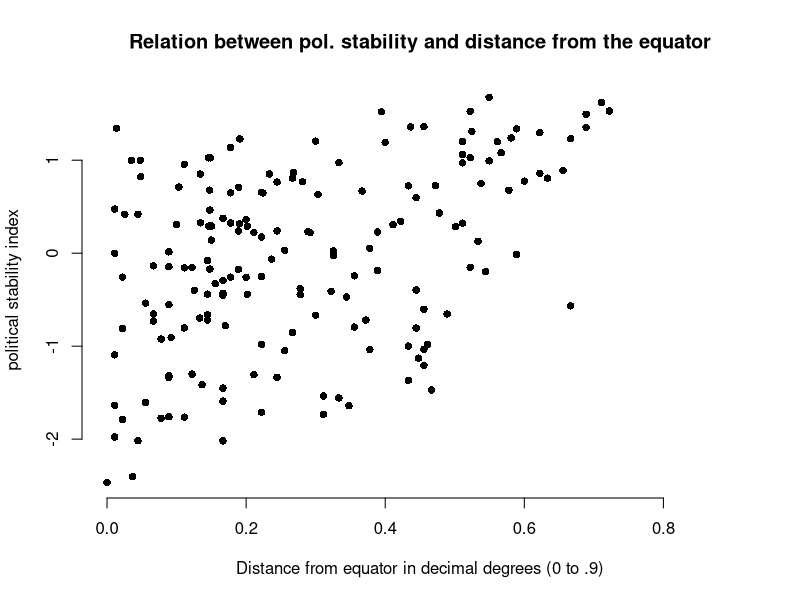

This figure's R source:
## ---- chunk 1
# load data
world.data <- read.csv("QoG2012.csv")

# turn variable into a factor
world.data$former_col <- factor(world.data$former_col, labels = c("not colonised", "was colonised"), levels = c(0,1))
## ---- chunk 2
table(world.data$former_col)
## ---- chunk 3
# mean of political stability in countries that were not colonised
mean(world.data$wbgi_pse[world.data$former_col=="not colonised"])
# mean of political stability in countries that were colonised
mean(world.data$wbgi_pse[world.data$former_col=="was colonised"])
## ---- chunk 4
fd <- mean(world.data$wbgi_pse[world.data$former_col=="not colonised"]) - mean(world.data$wbgi_pse[world.data$former_col=="was colonised"])
fd
## ---- chunk 5
# the range
range(world.data$wbgi_pse)

# the distance from the minimum to the maximum value
diff(range(world.data$wbgi_pse))

# the difference in means as percentage change over the range of the variable
fd / diff(range(world.data$wbgi_pse))
## ---- chunk 6
# t test for difference in means
t.test(world.data$wbgi_pse[world.data$former_col == "not colonised"],
       world.data$wbgi_pse[world.data$former_col == "was colonised"], 
       mu = 0, alt = "two.sided")
## ---- chunk 7
summary(world.data$undp_hdi)
## ---- chunk 8
t.test(world.data$undp_hdi, mu = 0.85, alt = "two.sided")
## ---- chunk 9
# copy of world data
world.data.full <- world.data

# drop missings on undp_hdi
world.data <- world.data[ !is.na(world.data$undp_hdi),  ]
## ---- chunk 10
n <- length(world.data$undp_hdi)
n
## ---- chunk 11
# sample standard deviation of undp_hdi
sd_hdi <- sd(world.data$undp_hdi)
## ---- chunk 12
# standard error of the mean of undp_hdi
se.y_bar <- sd_hdi / sqrt(n)
## ---- chunk 13
hdi_mean <- mean(world.data$undp_hdi)
t.statistic <- ( hdi_mean - 0.85 ) / se.y_bar 
t.statistic
## ---- chunk 14
cum.prob.at.least.t <- pt(t.statistic, df = (n-1) )
cum.prob.at.least.t
## ---- chunk 15
cum.prob.at.least.t * 2
## ---- chunk 16
# lower bound
lb <- hdi_mean - 1.96 * se.y_bar
# upper bound
ub <- hdi_mean + 1.96 * se.y_bar
# results
lb
ub
# best guess of the population mean
hdi_mean
## ---- chunk 17
t.critical <- qt(0.975, df = 174) 
t.critical
## ---- chunk 18
# lower bound
lb2 <- hdi_mean - t.critical * se.y_bar
# upper bound
ub2 <- hdi_mean + t.critical * se.y_bar
# results
lb2
ub2
## ---- chunk 19
plot( 
  y = world.data$wbgi_pse,
  x = world.data$lp_lat_abst,
  pch = 16,
  bty = "n",
  xlim = c(0, 0.9),
  main = "Relation between pol. stability and distance from the equator",
  xlab = "Distance from equator in decimal degrees (0 to .9)",
  ylab = "political stability index"
  )
## ---- chunk 20
cor(world.data$wbgi_pse, world.data$lp_lat_abst, use = "complete.obs")
## ---- chunk 21
# use full dataset 
world.data <- world.data.full

table(world.data$former_col) # check the labels of the former colonies variable 

# mean political stability of not colonised group
mean.not.col <- mean(world.data$wbgi_pse[world.data$former_col=="not colonised"])
mean.not.col

# mean political stability of colonised group
mean.was.col <- mean(world.data$wbgi_pse[world.data$former_col=="was colonised"])
mean.was.col

# difference in means
fd <- mean.not.col - mean.was.col
fd
## ---- chunk 22
# variance of political stability in the two groups
var_not_col <- var(world.data$wbgi_pse[world.data$former_col=="not colonised"])
var_was_col <- var(world.data$wbgi_pse[world.data$former_col=="was colonised"])

# number of observations in each group
n_not_col <- length(world.data$wbgi_pse[world.data$former_col=="not colonised"])
n_was_col <- length(world.data$wbgi_pse[world.data$former_col=="was colonised"])

# standard error of the difference in means
fd.se <- sqrt( (var_not_col/n_not_col) + (var_was_col/n_was_col)   )
fd.se
## ---- chunk 23
fd - 2*fd.se
## ---- chunk 24
t.test(world.data$wbgi_pse[world.data$former_col == "not colonised"],
       world.data$wbgi_pse[world.data$former_col == "was colonised"], 
       mu = 0.3, alt = "two.sided")
## ---- chunk 25
world.data <- world.data[ !is.na(world.data$wdi_gdpc), ]
## ---- chunk 26
# the claim of the citizen
claim <- mean(world.data$wdi_gdpc[world.data$former_col=="not colonised"]) * 0.75 
claim

# estimated level of wealth in countries that were colonised
estimate <- mean(world.data$wdi_gdpc[world.data$former_col=="was colonised"])
estimate
## ---- chunk 27
world.data$angry_gdp <- world.data$wdi_gdpc
## ---- chunk 28
world.data$angry_gdp[world.data$former_col=="not colonised"] <- world.data$angry_gdp[world.data$former_col=="not colonised"] * 0.75
mean(world.data$angry_gdp[world.data$former_col=="not colonised"])
## ---- chunk 29
t.test(world.data$angry_gdp[world.data$former_col=="not colonised"],
       world.data$angry_gdp[world.data$former_col=="was colonised"], 
       mu = 0, alt = "two.sided")
